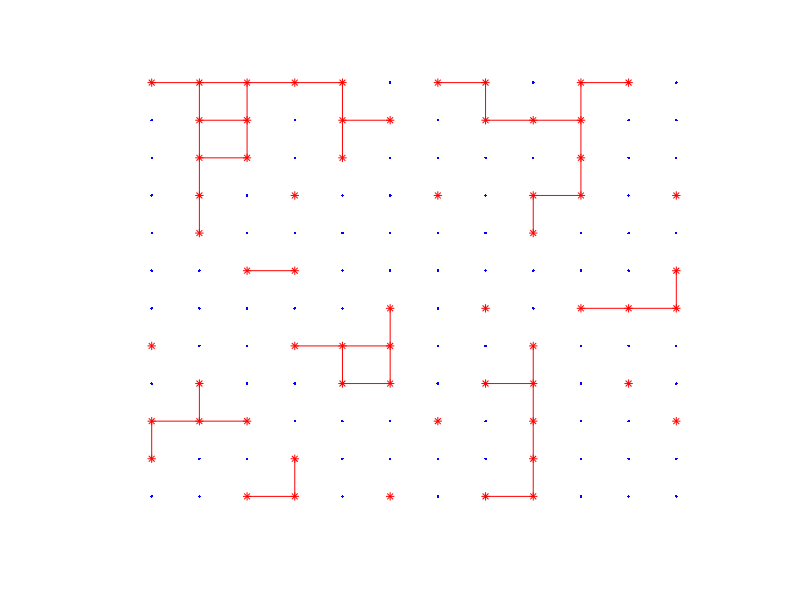

Source code (MATLAB): (Note: this script raises an error after producing the figure.)
% file punkt_perk.m
% Hauptprogramm zur Perkolation

L=12;  % Gittergroesse L*L
p=0.5;  % Besetzungswahrscheinlichkeit
rand('state',0); % Standard initialisierung der Zufallszahlen

disp('Punktbesetzung:');
feld=-(rand(L,L) > p);
flipud(feld.')  % druck-plot gegen (x,y)
% Bedeutung feld-Werte: -1=leer, 0=besetzt, andere: 
% Cluster Indizes

% Plot
figure();axis([0 L+1 0 L+1]);hold on;
% besetzt/leer:
for x=1:L, for y=1:L
   if feld(x,y) >= 0, plot(x,y,'*r'); else, plot(x,y,'.b'); end        
end,end
% Linien zwischen besetzten Nachbarn
for x=1:L-1, for y=1:L
    if feld(x,y) >= 0 & feld(x+1,y) >= 0, plot([x x+1],[y y],'-r'); end
end,end
for x=1:L, for y=1:L-1
    if feld(x,y) >= 0 & feld(x,y+1) >= 0, plot([x x],[y y+1],'-r'); end
end,end
axis off;

pause

disp('Ergebnis, Baumsuche:');
[feld] = baum_analyse(feld);
flipud(feld.')
disp('Ergebnis, Hoshen-Kopelman:');
[feld] = hoshen_kopelman(feld); 
flipud(feld.')
